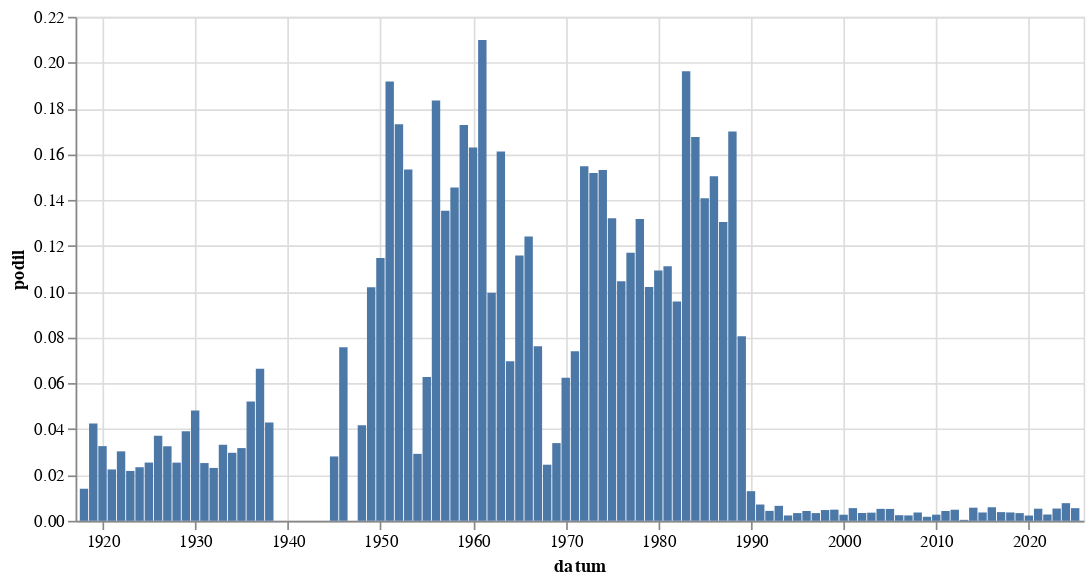

Notebook code for this chart:
### Code cell
alt.Chart(
    hledej(" [Vv]ýchov").to_pandas(),
    width = 600
).mark_bar(
).encode(
    alt.X('datum:T'),
    alt.Y('podil:Q')
)

### Figure 1 — Vega-Lite specification as saved in the notebook (floating-point values rounded to 4 significant figures)
{"config": {"view": {"continuousWidth": 300, "continuousHeight": 300}}, "data": {"name": "data-55c5e2abfeef9f5f5df892b4dcc7563f"}, "mark": {"type": "bar"}, "encoding": {"x": {"field": "datum", "type": "temporal"}, "y": {"field": "podil", "type": "quantitative"}}, "width": 600, "$schema": "https://vega.github.io/schema/vega-lite/v5.8.0.json", "datasets": {"data-55c5e2abfeef9f5f5df892b4dcc7563f": [{"datum": "1918-01-01T00:00:00", "text": 9, "text_right": 643, "podil": 0.014, "co": " [Vv]ýchov"}, {"datum": "1919-01-01T00:00:00", "text": 169, "text_right": 3978, "podil": 0.04248, "co": " [Vv]ýchov"}, {"datum": "1920-01-01T00:00:00", "text": 153, "text_right": 4693, "podil": 0.0326, "co": " [Vv]ýchov"}, {"datum": "1921-01-01T00:00:00", "text": 123, "text_right": 5485, "podil": 0.02242, "co": " [Vv]ýchov"}, {"datum": "1922-01-01T00:00:00", "text": 159, "text_right": 5244, "podil": 0.03032, "co": " [Vv]ýchov"}, {"datum": "1923-01-01T00:00:00", "text": 82, "text_right": 3766, "podil": 0.02177, "co": " [Vv]ýchov"}, {"datum": "1924-01-01T00:00:00", "text": 98, "text_right": 4191, "podil": 0.02338, "co": " [Vv]ýchov"}, {"datum": "1925-01-01T00:00:00", "text": 79, "text_right": 3108, "podil": 0.02542, "co": " [Vv]ýchov"}, {"datum": "1926-01-01T00:00:00", "text": 157, "text_right": 4228, "podil": 0.03713, "co": " [Vv]ýchov"}, {"datum": "1927-01-01T00:00:00", "text": 139, "text_right": 4273, "podil": 0.03253, "co": " [Vv]ýchov"}, {"datum": "1928-01-01T00:00:00", "text": 104, "text_right": 4096, "podil": 0.02539, "co": " [Vv]ýchov"}, {"datum": "1929-01-01T00:00:00", "text": 97, "text_right": 2479, "podil": 0.03913, "co": " [Vv]ýchov"}, {"datum": "1930-01-01T00:00:00", "text": 240, "text_right": 4987, "podil": 0.04813, "co": " [Vv]ýchov"}, {"datum": "1931-01-01T00:00:00", "text": 98, "text_right": 3888, "podil": 0.02521, "co": " [Vv]ýchov"}, {"datum": "1932-01-01T00:00:00", "text": 54, "text_right": 2339, "podil": 0.02309, "co": " [Vv]ýchov"}, {"datum": "1933-01-01T00:00:00", "text": 85, "text_right": 2561, "podil": 0.03319, "co": " [Vv]ýchov"}, {"datum": "1934-01-01T00:00:00", "text": 64, "text_right": 2156, "podil": 0.02968, "co": " [Vv]ýchov"}, {"datum": "1935-01-01T00:00:00", "text": 72, "text_right": 2268, "podil": 0.03175, "co": " [Vv]ýchov"}, {"datum": "1936-01-01T00:00:00", "text": 113, "text_right": 2169, "podil": 0.0521, "co": " [Vv]ýchov"}, {"datum": "1937-01-01T00:00:00", "text": 126, "text_right": 1897, "podil": 0.06642, "co": " [Vv]ýchov"}, {"datum": "1938-01-01T00:00:00", "text": 38, "text_right": 885, "podil": 0.04294, "co": " [Vv]ýchov"}, {"datum": "1945-01-01T00:00:00", "text": 20, "text_right": 712, "podil": 0.02809, "co": " [Vv]ýchov"}, {"datum": "1946-01-01T00:00:00", "text": 98, "text_right": 1293, "podil": 0.07579, "co": " [Vv]ýchov"}, {"datum": "1948-01-01T00:00:00", "text": 51, "text_right": 1222, "podil": 0.04173, "co": " [Vv]ýchov"}, {"datum": "1949-01-01T00:00:00", "text": 84, "text_right": 824, "podil": 0.1019, "co": " [Vv]ýchov"}, {"datum": "1950-01-01T00:00:00", "text": 50, "text_right": 436, "podil": 0.1147, "co": " [Vv]ýchov"}, {"datum": "1951-01-01T00:00:00", "text": 70, "text_right": 365, "podil": 0.1918, "co": " [Vv]ýchov"}, {"datum": "1952-01-01T00:00:00", "text": 67, "text_right": 387, "podil": 0.1731, "co": " [Vv]ýchov"}, {"datum": "1953-01-01T00:00:00", "text": 44, "text_right": 287, "podil": 0.1533, "co": " [Vv]ýchov"}, {"datum": "1954-01-01T00:00:00", "text": 18, "text_right": 616, "podil": 0.02922, "co": " [Vv]ýchov"}, {"datum": "1955-01-01T00:00:00", "text": 13, "text_right": 207, "podil": 0.0628, "co": " [Vv]ýchov"}, {"datum": "1956-01-01T00:00:00", "text": 60, "text_right": 327, "podil": 0.1835, "co": " [Vv]ýchov"}, {"datum": "1957-01-01T00:00:00", "text": 46, "text_right": 340, "podil": 0.1353, "co": " [Vv]ýchov"}, {"datum": "1958-01-01T00:00:00", "text": 47, "text_right": 323, "podil": 0.1455, "co": " [Vv]ýchov"}, {"datum": "1959-01-01T00:00:00", "text": 52, "text_right": 301, "podil": 0.1728, "co": " [Vv]ýchov"}, {"datum": "1960-01-01T00:00:00", "text": 65, "text_right": 399, "podil": 0.1629, "co": " [Vv]ýchov"}, {"datum": "1961-01-01T00:00:00", "text": 85, "text_right": 405, "podil": 0.2099, "co": " [Vv]ýchov"}, {"datum": "1962-01-01T00:00:00", "text": 22, "text_right": 221, "podil": 0.09955, "co": " [Vv]ýchov"}, {"datum": "1963-01-01T00:00:00", "text": 49, "text_right": 304, "podil": 0.1612, "co": " [Vv]ýchov"}, {"datum": "1964-01-01T00:00:00", "text": 53, "text_right": 761, "podil": 0.06965, "co": " [Vv]ýchov"}, {"datum": "1965-01-01T00:00:00", "text": 55, "text_right": 475, "podil": 0.1158, "co": " [Vv]ýchov"}, {"datum": "1966-01-01T00:00:00", "text": 65, "text_right": 524, "podil": 0.124, "co": " [Vv]ýchov"}, {"datum": "1967-01-01T00:00:00", "text": 40, "text_right": 525, "podil": 0.07619, "co": " [Vv]ýchov"}, {"datum": "1968-01-01T00:00:00", "text": 49, "text_right": 2001, "podil": 0.02449, "co": " [Vv]ýchov"}, {"datum": "1969-01-01T00:00:00", "text": 48, "text_right": 1415, "podil": 0.03392, "co": " [Vv]ýchov"}, {"datum": "1970-01-01T00:00:00", "text": 60, "text_right": 961, "podil": 0.06243, "co": " [Vv]ýchov"}, {"datum": "1971-01-01T00:00:00", "text": 64, "text_right": 865, "podil": 0.07399, "co": " [Vv]ýchov"}, {"datum": "1972-01-01T00:00:00", "text": 93, "text_right": 601, "podil": 0.1547, "co": " [Vv]ýchov"}, {"datum": "1973-01-01T00:00:00", "text": 130, "text_right": 856, "podil": 0.1519, "co": " [Vv]ýchov"}, {"datum": "1974-01-01T00:00:00", "text": 123, "text_right": 803, "podil": 0.1532, "co": " [Vv]ýchov"}, {"datum": "1975-01-01T00:00:00", "text": 119, "text_right": 901, "podil": 0.1321, "co": " [Vv]ýchov"}, {"datum": "1976-01-01T00:00:00", "text": 68, "text_right": 650, "podil": 0.1046, "co": " [Vv]ýchov"}, {"datum": "1977-01-01T00:00:00", "text": 90, "text_right": 769, "podil": 0.117, "co": " [Vv]ýchov"}, {"datum": "1978-01-01T00:00:00", "text": 107, "text_right": 812, "podil": 0.1318, "co": " [Vv]ýchov"}, {"datum": "1979-01-01T00:00:00", "text": 66, "text_right": 647, "podil": 0.102, "co": " [Vv]ýchov"}, {"datum": "1980-01-01T00:00:00", "text": 79, "text_right": 723, "podil": 0.1093, "co": " [Vv]ýchov"}, {"datum": "1981-01-01T00:00:00", "text": 33, "text_right": 297, "podil": 0.1111, "co": " [Vv]ýchov"}, {"datum": "1982-01-01T00:00:00", "text": 38, "text_right": 397, "podil": 0.09572, "co": " [Vv]ýchov"}, {"datum": "1983-01-01T00:00:00", "text": 93, "text_right": 474, "podil": 0.1962, "co": " [Vv]ýchov"}, {"datum": "1984-01-01T00:00:00", "text": 66, "text_right": 394, "podil": 0.1675, "co": " [Vv]ýchov"}, {"datum": "1985-01-01T00:00:00", "text": 49, "text_right": 348, "podil": 0.1408, "co": " [Vv]ýchov"}, {"datum": "1986-01-01T00:00:00", "text": 37, "text_right": 246, "podil": 0.1504, "co": " [Vv]ýchov"}, {"datum": "1987-01-01T00:00:00", "text": 45, "text_right": 345, "podil": 0.1304, "co": " [Vv]ýchov"}, {"datum": "1988-01-01T00:00:00", "text": 60, "text_right": 353, "podil": 0.17, "co": " [Vv]ýchov"}, {"datum": "1989-01-01T00:00:00", "text": 67, "text_right": 832, "podil": 0.08053, "co": " [Vv]ýchov"}, {"datum": "1990-01-01T00:00:00", "text": 90, "text_right": 6958, "podil": 0.01293, "co": " [Vv]ýchov"}, {"datum": "1991-01-01T00:00:00", "text": 93, "text_right": 13084, "podil": 0.007108, "co": " [Vv]ýchov"}, {"datum": "1992-01-01T00:00:00", "text": 50, "text_right": 11558, "podil": 0.004326, "co": " [Vv]ýchov"}, {"datum": "1993-01-01T00:00:00", "text": 61, "text_right": 9337, "podil": 0.006533, "co": " [Vv]ýchov"}, {"datum": "1994-01-01T00:00:00", "text": 18, "text_right": 7730, "podil": 0.002329, "co": " [Vv]ýchov"}, {"datum": "1995-01-01T00:00:00", "text": 31, "text_right": 9219, "podil": 0.003363, "co": " [Vv]ýchov"}, {"datum": "1996-01-01T00:00:00", "text": 40, "text_right": 9349, "podil": 0.004279, "co": " [Vv]ýchov"}, {"datum": "1997-01-01T00:00:00", "text": 55, "text_right": 16367, "podil": 0.00336, "co": " [Vv]ýchov"}, {"datum": "1998-01-01T00:00:00", "text": 55, "text_right": 11729, "podil": 0.004689, "co": " [Vv]ýchov"}, {"datum": "1999-01-01T00:00:00", "text": 99, "text_right": 20383, "podil": 0.004857, "co": " [Vv]ýchov"}, {"datum": "2000-01-01T00:00:00", "text": 63, "text_right": 23721, "podil": 0.002656, "co": " [Vv]ýchov"}, {"datum": "2001-01-01T00:00:00", "text": 112, "text_right": 20242, "podil": 0.005533, "co": " [Vv]ýchov"}, {"datum": "2002-01-01T00:00:00", "text": 55, "text_right": 16173, "podil": 0.003401, "co": " [Vv]ýchov"}, {"datum": "2003-01-01T00:00:00", "text": 76, "text_right": 21407, "podil": 0.00355, "co": " [Vv]ýchov"}, {"datum": "2004-01-01T00:00:00", "text": 104, "text_right": 19932, "podil": 0.005218, "co": " [Vv]ýchov"}, {"datum": "2005-01-01T00:00:00", "text": 116, "text_right": 22401, "podil": 0.005178, "co": " [Vv]ýchov"}, {"datum": "2006-01-01T00:00:00", "text": 34, "text_right": 13873, "podil": 0.002451, "co": " [Vv]ýchov"}, {"datum": "2007-01-01T00:00:00", "text": 32, "text_right": 13633, "podil": 0.002347, "co": " [Vv]ýchov"}, {"datum": "2008-01-01T00:00:00", "text": 50, "text_right": 13807, "podil": 0.003621, "co": " [Vv]ýchov"}, {"datum": "2009-01-01T00:00:00", "text": 29, "text_right": 16552, "podil": 0.001752, "co": " [Vv]ýchov"}, {"datum": "2010-01-01T00:00:00", "text": 34, "text_right": 12714, "podil": 0.002674, "co": " [Vv]ýchov"}, {"datum": "2011-01-01T00:00:00", "text": 76, "text_right": 17776, "podil": 0.004275, "co": " [Vv]ýchov"}, {"datum": "2012-01-01T00:00:00", "text": 70, "text_right": 14462, "podil": 0.00484, "co": " [Vv]ýchov"}, {"datum": "2013-01-01T00:00:00", "text": 4, "text_right": 9571, "podil": 0.0004179, "co": " [Vv]ýchov"}, {"datum": "2014-01-01T00:00:00", "text": 119, "text_right": 20807, "podil": 0.005719, "co": " [Vv]ýchov"}, {"datum": "2015-01-01T00:00:00", "text": 78, "text_right": 21458, "podil": 0.003635, "co": " [Vv]ýchov"}, {"datum": "2016-01-01T00:00:00", "text": 134, "text_right": 22689, "podil": 0.005906, "co": " [Vv]ýchov"}, {"datum": "2017-01-01T00:00:00", "text": 69, "text_right": 18211, "podil": 0.003789, "co": " [Vv]ýchov"}, {"datum": "2018-01-01T00:00:00", "text": 75, "text_right": 20550, "podil": 0.00365, "co": " [Vv]ýchov"}, {"datum": "2019-01-01T00:00:00", "text": 83, "text_right": 24733, "podil": 0.003356, "co": " [Vv]ýchov"}, {"datum": "2020-01-01T00:00:00", "text": 54, "text_right": 23475, "podil": 0.0023, "co": " [Vv]ýchov"}, {"datum": "2021-01-01T00:00:00", "text": 105, "text_right": 19879, "podil": 0.005282, "co": " [Vv]ýchov"}, {"datum": "2022-01-01T00:00:00", "text": 57, "text_right": 20784, "podil": 0.002742, "co": " [Vv]ýchov"}, {"datum": "2023-01-01T00:00:00", "text": 131, "text_right": 24476, "podil": 0.005352, "co": " [Vv]ýchov"}, {"datum": "2024-01-01T00:00:00", "text": 183, "text_right": 23773, "podil": 0.007698, "co": " [Vv]ýchov"}, {"datum": "2025-01-01T00:00:00", "text": 69, "text_right": 12519, "podil": 0.005512, "co": " [Vv]ýchov"}]}}
